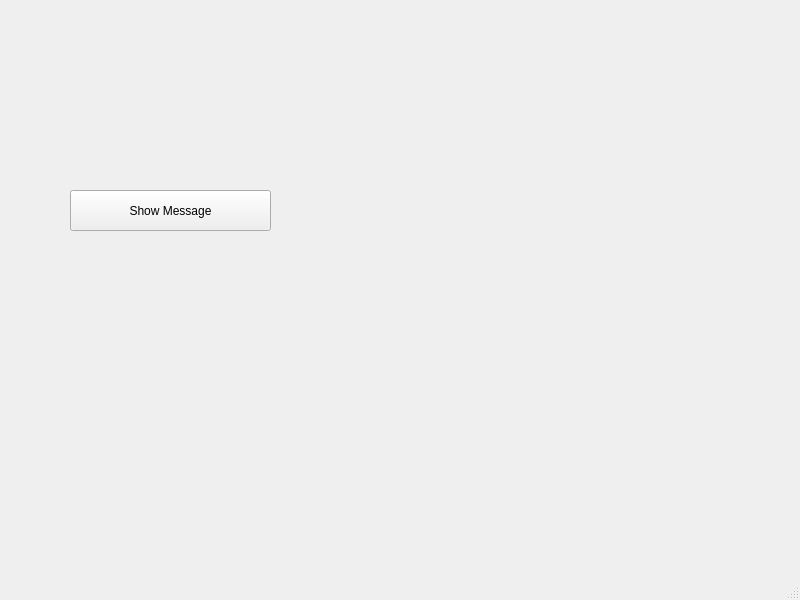
<?xml version="1.0" encoding="UTF-8"?>
<ui version="4.0">
 <class>MainWindow</class>
 <widget class="QMainWindow" name="MainWindow">
  <property name="geometry">
   <rect>
    <x>0</x>
    <y>0</y>
    <width>800</width>
    <height>600</height>
   </rect>
  </property>
  <property name="windowTitle">
   <string>MainWindow</string>
  </property>
  <widget class="QWidget" name="centralwidget">
   <widget class="QPushButton" name="pushButton">
    <property name="geometry">
     <rect>
      <x>70</x>
      <y>190</y>
      <width>201</width>
      <height>41</height>
     </rect>
    </property>
    <property name="text">
     <string>Show Message</string>
    </property>
   </widget>
  </widget>
  <widget class="QMenuBar" name="menubar">
   <property name="geometry">
    <rect>
     <x>0</x>
     <y>0</y>
     <width>800</width>
     <height>21</height>
    </rect>
   </property>
  </widget>
  <widget class="QStatusBar" name="statusbar"/>
 </widget>
 <resources/>
 <connections/>
</ui>
